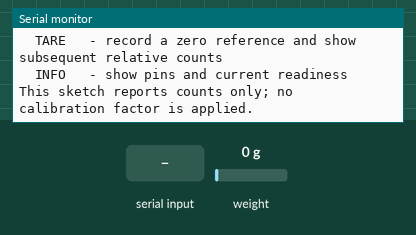
Bench run of a sketch on a simulated ESP32. Shown: the last lines printed to the serial monitor. Inputs (shaded band) come from the test bench; at power-on: weight on the scale 0 g.

Above: at 1.5 s.
1.6 s: "RAW\n" received over Serial
At 2.4 s:
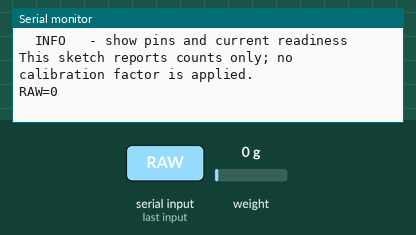
3.2 s: "TARE\n" received over Serial
At 5.4 s:
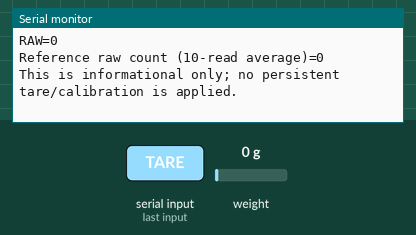
5.7 s: "INFO\n" received over Serial
At 6.7 s:
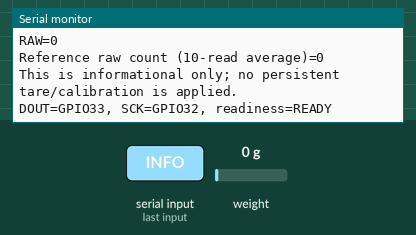
7.2 s: "AVG \n" received over Serial
At 7.8 s:
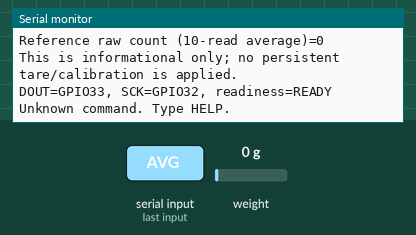
8.7 s: "AVG ,45\n" received over Serial
At 10.2 s:
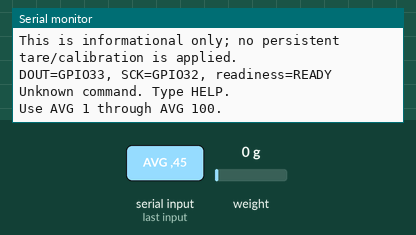

The sketch:

05_HX711_Raw_Diagnostic.ino
```cpp
/*
  BRIDGE HEALTH MONITOR — HX711 RAW DIAGNOSTIC
  Board: ESP32-WROOM-32 / ESP32 DevKit
  Pins: HX711 DOUT=GPIO33, SCK=GPIO32 (as reserved in the final project wiring).
  Library: "HX711" by Bogdan Necula (bogde) or a compatible library exposing the same API.
  Purpose: Checks whether HX711 becomes ready and reports raw ADC counts. It does NOT
           assume a calibration factor and does NOT report calibrated kilograms.
  Operation:
    1. Install the HX711 library in Arduino IDE Library Manager.
    2. Upload this sketch and open Serial Monitor at 115200 baud, Newline.
    3. Type HELP. Commands: HELP, RAW, AVG 10, AVG 25, TARE, INFO.
  Troubleshooting:
    - "NOT READY": check HX711 power/GND, DOUT/SCK pin order and common ground.
    - Raw values should respond when the load changes, but may drift/noise.
    - Do not use this diagnostic as a calibrated weighing instrument.
*/

#include <HX711.h>

static const int HX_DOUT=33, HX_SCK=32;
HX711 scale;
bool hxReady=false;

void printHelp() {
  Serial.println(F("\nCommands:"));
  Serial.println(F("  HELP   - show help"));
  Serial.println(F("  RAW    - read one raw ADC value if ready"));
  Serial.println(F("  AVG n  - average n raw readings (1..100)"));
  Serial.println(F("  TARE   - record a zero reference and show subsequent relative counts"));
  Serial.println(F("  INFO   - show pins and current readiness"));
  Serial.println(F("This sketch reports counts only; no calibration factor is applied."));
}

void readRawOnce() {
  if(!scale.is_ready()) { Serial.println(F("NOT READY: HX711 DOUT is not indicating data-ready.")); return; }
  long raw=scale.read();
  Serial.printf("RAW=%ld\n",raw);
}

void readAverage(int n) {
  n=constrain(n,1,100);
  long sum=0;
  int got=0;
  for(int i=0;i<n;i++) {
    if(scale.is_ready()) { sum+=scale.read(); ++got; }
    else delay(20);
  }
  if(!got) { Serial.println(F("No readings acquired; HX711 not ready.")); return; }
  Serial.printf("AVG_RAW=%ld (readings=%d requested=%d)\n",sum/got,got,n);
}

void setup() {
  Serial.begin(115200);
  Serial.setTimeout(100);
  delay(300);
  Serial.println(F("\n=== HX711 Raw Diagnostic ==="));
  scale.begin(HX_DOUT,HX_SCK);
  hxReady=scale.is_ready();
  Serial.printf("Initial HX711 readiness: %s\n",hxReady?"READY":"NOT READY");
  printHelp();
}

void loop() {
  if(!Serial.available()) return;
  String command=Serial.readStringUntil('\n');
  command.trim();
  String upper=command; upper.toUpperCase();

  if(upper=="HELP") printHelp();
  else if(upper=="RAW") readRawOnce();
  else if(upper=="TARE") {
    if(!scale.is_ready()) Serial.println(F("NOT READY: cannot take reference."));
    else {
      long reference=scale.read_average(10);
      Serial.printf("Reference raw count (10-read average)=%ld\n",reference);
      Serial.println(F("This is informational only; no persistent tare/calibration is applied."));
    }
  } else if(upper=="INFO") {
    Serial.printf("DOUT=GPIO%d, SCK=GPIO%d, readiness=%s\n",HX_DOUT,HX_SCK,
                  scale.is_ready()?"READY":"NOT READY");
  } else if(upper.startsWith("AVG ")) {
    int n=command.substring(4).toInt();
    if(n<1 || n>100) Serial.println(F("Use AVG 1 through AVG 100."));
    else readAverage(n);
  } else if(upper.length()) Serial.println(F("Unknown command. Type HELP."));
}
```

Measured:
- after the input at 1.6 s, the serial monitor: prints a new line after 0.10 s (image 1)
- after the input at 3.2 s, the serial monitor: prints a new line after 1.0 s (image 2)
- after the input at 5.7 s, the serial monitor: prints a new line at once (image 3)
- after the input at 7.2 s, the serial monitor: prints a new line at once (image 4)
- after the input at 8.7 s, the serial monitor: prints a new line at once (image 5)
